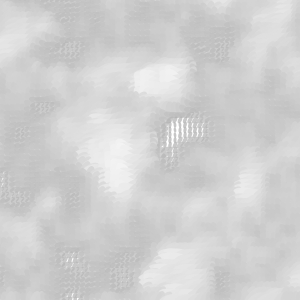
Frame 1 (no input)
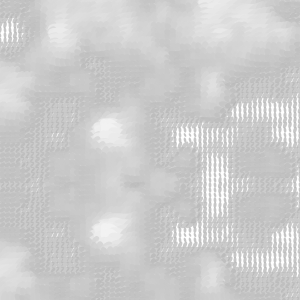
Frame 60 (the mouse pressed at the canvas centre just before this capture)
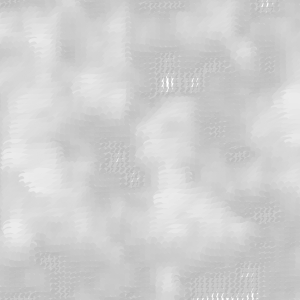
Frame 120 (the mouse held since frame 60 and released just before this capture)

The Processing sketch that drew these frames (run headless with seeded random() and noise(); from frame 60 on, the mouse is pressed at the canvas centre):

// Processing sketch: Noisey_Animation
// ── Noisey_Animation.pde
float xstart, xnoise, ystart, ynoise;
float xstartNoise, ystartNoise;

void setup(){
  size(300, 300);
  smooth();
  frameRate(24);
  
  xstartNoise = random(20);
  ystartNoise = random(20);
  
  xstart = random(10);
  ystart = random(10);
  
}

void draw(){
  background(255);
  
  xstartNoise += 0.01;
  ystartNoise += 0.01;
  xstart += (noise(xstartNoise) * 0.5) - 0.25;
  ystart += (noise(ystartNoise) * 0.5) - 0.25;
  
  xnoise = xstart;
  ynoise = ystart;
  
  for(int y = 0; y <= height; y += 5){
    ynoise += 0.1;
    xnoise = xstart;
    for(int x = 0; x <= width; x += 5){
      xnoise += 0.1;
      drawPoint(x, y, noise(xnoise, ynoise));
    }
  }
}

void drawPoint(float x, float y, float noiseFactor){
  pushMatrix();
  translate(x, y);
  rotate(noiseFactor * radians(540));
  noStroke();
  float edgeSize = noiseFactor * 35;
  float grey = 150 + (noiseFactor * 120);
  float alph = 150 + (noiseFactor * 120);
  fill(grey, alph);
  ellipse(0, 0, edgeSize, edgeSize/2);
  popMatrix();
}
